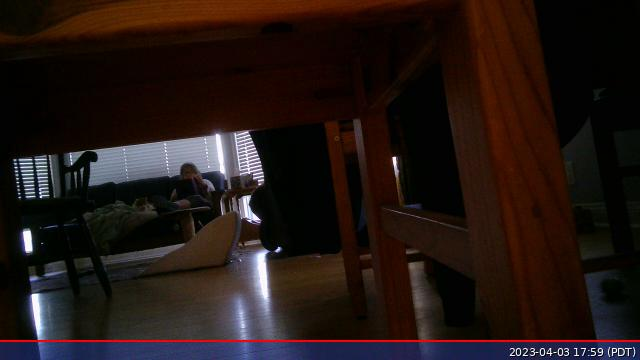
#> input picture pic3.jpg, 640 x 360 px
$ python canny_chair.py
#> lines starting #> are read from the running program, lines starting #| are printed output that depends on the picture; after the words box and inside, x2 and y2 are one past the last pixel; in counts of white or black regions, pixels touching at a corner belong together
#canny_chair.py

import cv2
img = cv2.imread('pic3.jpg')
#> img is the input picture: shape (360, 640, 3); mean B, G, R 19.9, 22.7, 34.8
img_gray = cv2.cvtColor(img, cv2.COLOR_BGR2GRAY)
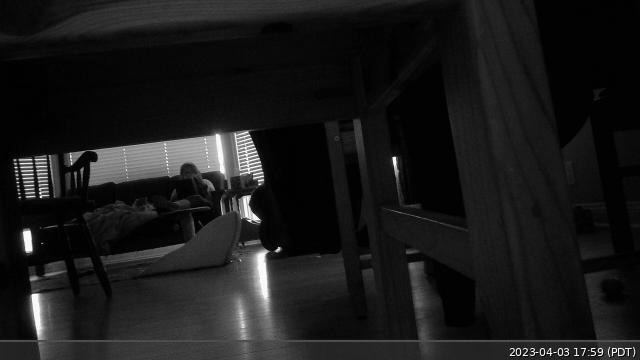
#> img_gray: shape (360, 640); min 0, max 254, mean 26
img_blur = cv2.GaussianBlur(img_gray, (3,3), 0)
edges = cv2.Canny(image=img_blur, threshold1=100, threshold2=200) # Canny Edge Detection
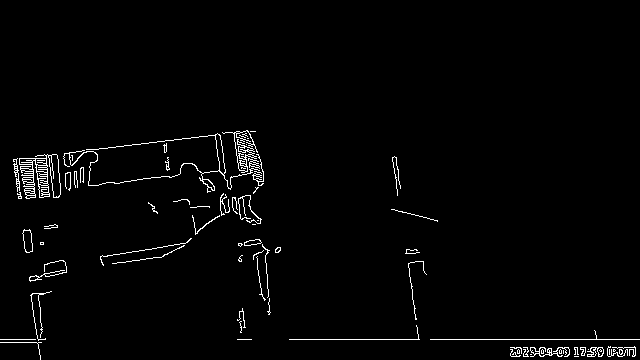
#> edges: shape (360, 640); 1.9% white in thin lines or dots, all inside (x1, y1, x2, y2) = (0, 130, 640, 360)
# Display Canny Edge Detection Image
cv2.imshow('Canny Edge Detection', edges)
cv2.waitKey(0)
print(edges.shape)
#| (360, 640)

$ run again, with pic1.jpg copied over pic3.jpg
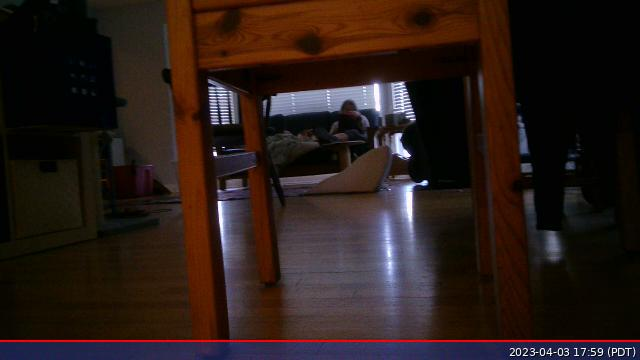
#> input picture pic1.jpg, 640 x 360 px
#> img is the input picture: shape (360, 640, 3); mean B, G, R 24, 27.8, 41.5
#> `img_gray = cv2.cvtColor(img, cv2.COLOR_BGR2GRAY)`:
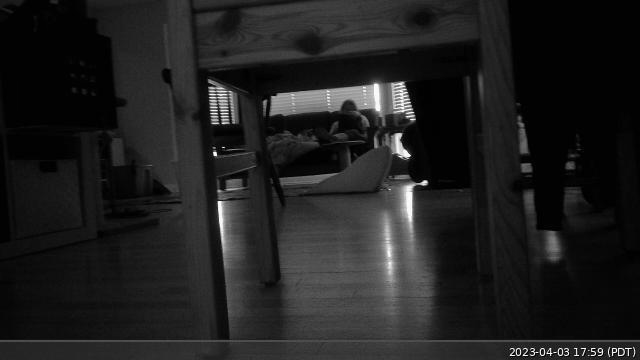
#> img_gray: shape (360, 640); min 0, max 255, mean 31.4
#> `edges = cv2.Canny(image=img_blur, threshold1=100, threshold2=200)`:
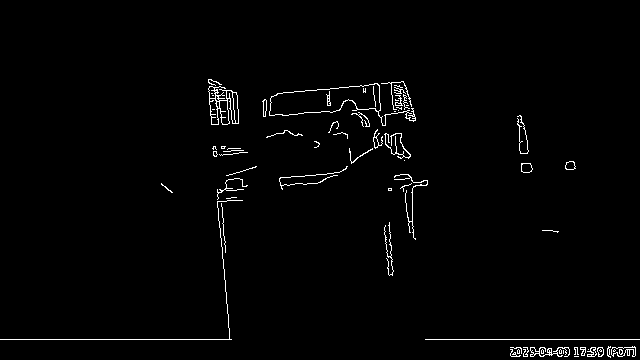
#> edges: shape (360, 640); 1.6% white in thin lines or dots, all inside (x1, y1, x2, y2) = (0, 79, 640, 358)
#| (360, 640)

$ run again, with pic2.jpg copied over pic3.jpg
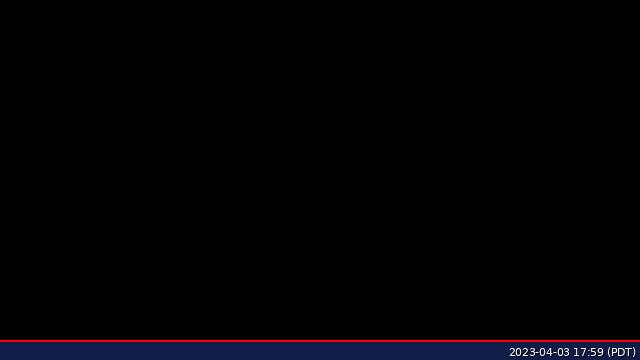
#> input picture pic2.jpg, 640 x 360 px
#> img is the input picture: shape (360, 640, 3); mean B, G, R 3.9, 1.7, 2.6
#> `img_gray = cv2.cvtColor(img, cv2.COLOR_BGR2GRAY)`:
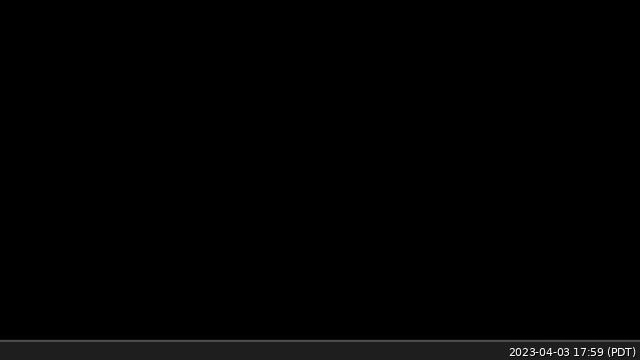
#> img_gray: shape (360, 640); min 0, max 253, mean 2.2
#> `edges = cv2.Canny(image=img_blur, threshold1=100, threshold2=200)`:
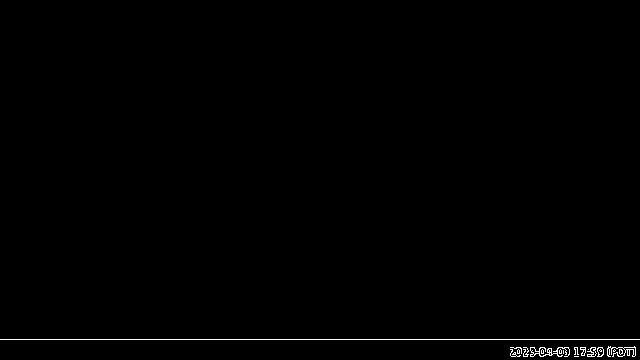
#> edges: shape (360, 640); 0.51% white in thin lines or dots, all inside (x1, y1, x2, y2) = (0, 339, 640, 357)
#| (360, 640)
